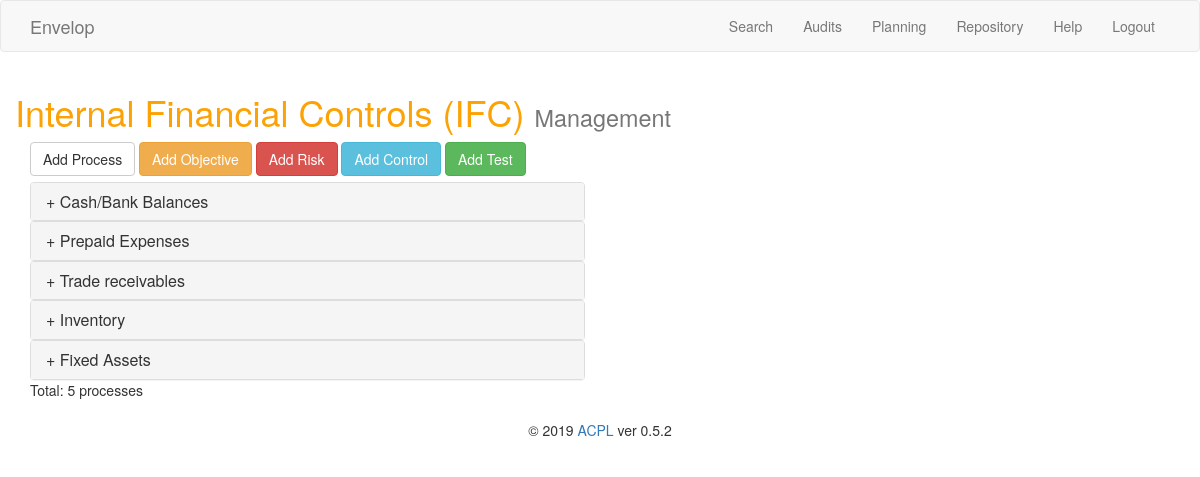
/audits/audit/8/management/ (signed in), run on the app's committed database.
### audits/models.py (models this page shows, shortened)
class Audit(models.Model):
    DRAFT = "DR"
    ACTIVE = "AC"
    CLOSED = "CL"
    status_choices = (
        (DRAFT, 'Draft Status'),
        (ACTIVE, 'Active Status'),
        (CLOSED, 'Closed Status'),
        )
    title = models.CharField(max_length=200)
    desc = models.TextField('audit description', blank=True)
    status = models.CharField(max_length=2,
                              choices=status_choices,
                            default=DRAFT)
    start_date = models.DateField()
    end_date = models.DateField()
    fy = models.CharField('fiscal year', max_length=4)
    changed_by = models.ForeignKey('auth.User',on_delete=models.DO_NOTHING,)
    changed_on = models.DateTimeField(auto_now=True)
    papers = GenericRelation(Attachment)

class Process(models.Model):
    audit = models.ForeignKey(Audit, related_name="process_audit", on_delete=models.CASCADE,)
    title = models.CharField(max_length=200)
    ref_id = models.CharField('reference ID', max_length=200, null=True, blank=True, default="")
    desc = models.TextField('process description', blank=True)
    changed_by = models.ForeignKey('auth.User',on_delete=models.DO_NOTHING,)
    changed_on = models.DateTimeField(auto_now=True)
    papers = GenericRelation(Attachment)

### audits/views.py (the view)
class AuditChildView(generic.ListView):
    template_name = 'audits/audit_childs.html'
    def get_queryset(self):
        queryset = Process.objects.filter(audit_id=self.kwargs['audit_id'])
        return queryset
    def get_context_data(self, **kwargs):
        context = super(AuditChildView, self).get_context_data(**kwargs)
        context['type'] = 'process'
        context['audit_id'] = self.kwargs['audit_id']
        context['audit'] = Audit.objects.get(id=int(self.kwargs['audit_id']))
        context['management'] = True
        return context

### audits/templates/audits/audit_childs.html (shortened to what this page needs)
{% extends "base.html" %}
{% block content %}
<div class="col-md-12">
    <h1><a href="{% url 'audits:audit' audit.id %}">{{ audit.title }}</a> <small>Management</small></h1>
    <div class="col-md-12">
        <button class="btn btn-default" onclick="loadAjaxProcessForm({{ audit_id }});"> Add Process </button>
        <button class="btn btn-warning" onclick="loadAjaxObjectiveForm({{ audit_id }});"> Add Objective </button>
        <button class="btn btn-danger" onclick="loadAjaxRiskForm({{ audit_id }});"> Add Risk </button>
        <button class="btn btn-info" onclick="loadAjaxControlForm({{ audit_id }});"> Add Control </button>
        <button class="btn btn-success" onclick="loadAjaxTestForm({{ audit_id }});"> Add Test </button>
    </div>
    <br><br>
    {% include 'audits/process_execute.html' %}
<div class="col-md-5" id="right_panel"></div>
</div>
{% endblock %}

### audits/templates/audits/process_execute.html (shortened to what this page needs)
    <div class="col-md-6">
            <div class="panel-group" id="accordion1">
                {% if object_list %}
                {% for process in object_list %}
                <div class="panel panel-default" id="prr_{{ process.id }}">
                    <div class="panel-heading">
                        <h4 class="panel-title">
                            <a id="process_{{process.id}}" data-toggle="collapse" data-parent="#accordion1" href="#pr_{{ process.id }}_collapse" onclick="get_objectives('process_'+{{process.id}}, {{process.id}})">+</a> <a href="javascript:;" {% if management %}onclick="loadAjaxProcessForm({{ audit_id }}, {{ process.id }})" {% else %} data-toggle="modal" data-target="#pr_{{ process.id }}" {% endif %} class="process-title-{{ process.id }}">{{ process.title }}</a>
                        </h4>
                    </div>
                </div>
                {% endfor %}
                <div>Total: {{ object_list.count}} processes</div>
            {% endif %}
            </div>
        </div>

### audits/static/css/style.css (style rules this page uses)
h1 a { color: #FCA205; }

### data on the page
Audit: title "Internal Financial Controls (IFC)"
Process: title "Cash/Bank Balances"
Process: title "Prepaid Expenses"
Process: title "Trade receivables"
Process: title "Inventory"
Process: title "Fixed Assets"

### other printed values
{{ object_list.count }} "5"
